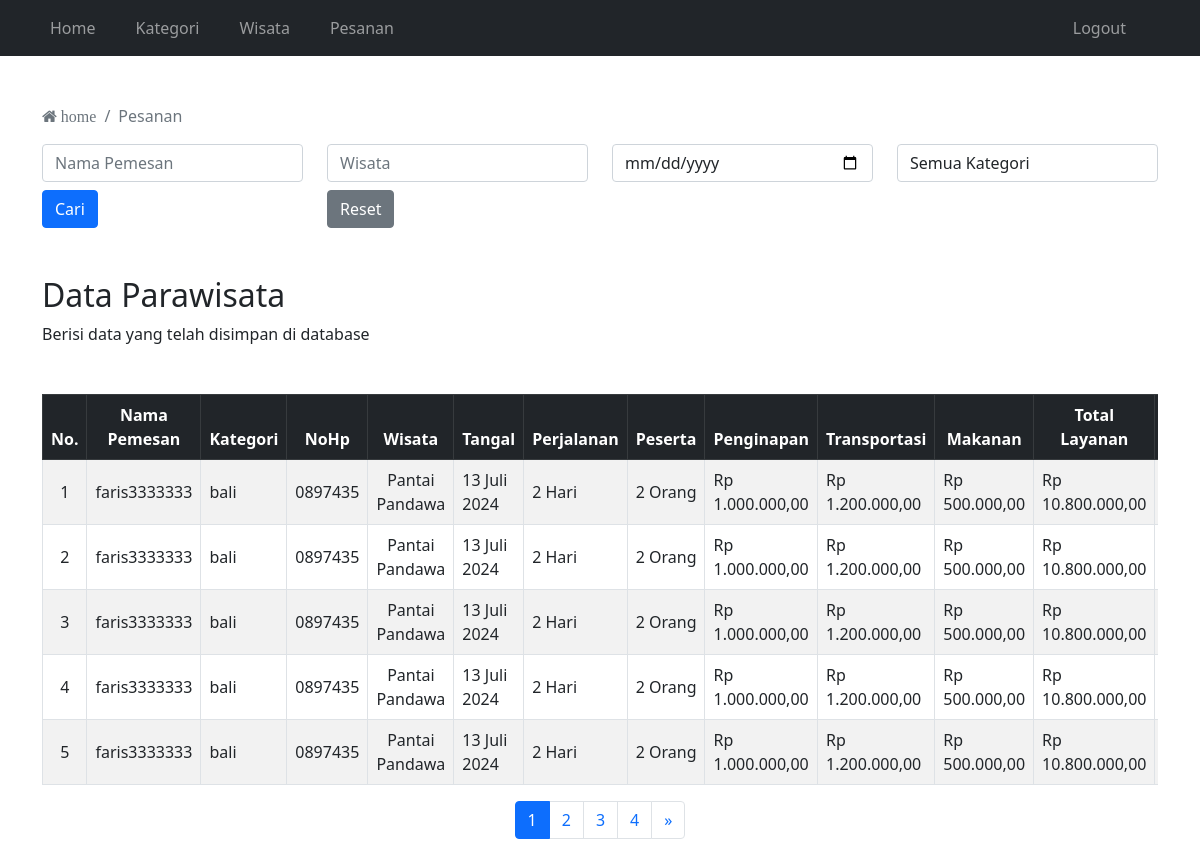
The app's page /adminpanel/tiket-pesanan.php (signed in) with its own data.
### tables this page shows
CREATE TABLE `pesanan` (
  `id` int(11) NOT NULL,
  `nama_pemesan` varchar(255) NOT NULL,
  `no_hp` varchar(20) NOT NULL,
  `nama_wisata` varchar(255) NOT NULL,
  `tanggal` date NOT NULL,
  `durasi` int(11) NOT NULL,
  `jumlah_peserta` int(11) NOT NULL,
  `penginapan` int(11) DEFAULT NULL,
  `transportasi` int(11) DEFAULT NULL,
  `makanan` int(11) DEFAULT NULL,
  `total_tagihan` int(11) NOT NULL,
  `kategori_id` int(11) DEFAULT NULL,
  `total_layanan` int(255) NOT NULL
);

CREATE TABLE `kategori` (
  `id` int(11) NOT NULL,
  `nama` varchar(255) NOT NULL
);

### adminpanel/tiket-pesanan.php (the view, shortened to what this page needs)
<?php
    require "../koneksi.php";
    $items_per_page = 5;
    $page = isset($_GET['page']) ? (int)$_GET['page'] : 1;
    $offset = ($page - 1) * $items_per_page;
    $sql = "SELECT p.*, k.nama AS kategori_nama
            FROM pesanan p
            LEFT JOIN kategori k ON p.kategori_id = k.id";
    $sql_count = $sql;
    $sql .= " LIMIT $offset, $items_per_page";
    $querypesanan = mysqli_query($conn, $sql);
    $jumlahpesanan = mysqli_num_rows($querypesanan);
    $result_count = mysqli_query($conn, $sql_count);
    $total_records = mysqli_num_rows($result_count);
    $total_pages = ceil($total_records / $items_per_page);
    function formatTanggal($tanggal) {
        $bulan = array(
            1 => 'Januari',
            'Februari',
            'Maret',
            'April',
            'Mei',
            'Juni',
            'Juli',
            'Agustus',
            'September',
            'Oktober',
            'November',
            'Desember'
        );
        $split = explode('-', $tanggal);
        return $split[2] . ' ' . $bulan[(int)$split[1]] . ' ' . $split[0];
    }
?>
<!DOCTYPE html>
<html lang="en">
<head>
    <link href="../css-boostrap/bootstrap.min.css" rel="stylesheet" />
    <link rel="stylesheet" href="../fontawesome/css/font-awesome.min.css">
</head>
<body>
    <?php require './navbar.php'?>
    <div class="container mt-5">
        <nav aria-label="breadcrumb">
            <ol class="breadcrumb">
                <li class="breadcrumb-item active" aria-current="page">
                    <a href="../adminpanel/" class="no-decoration text-muted"><i class="fa fa-home" aria-hidden="true"> home</i></a>
                </li>
                <li class="breadcrumb-item active" aria-current="page">
                    Pesanan
                </li>
            </ol>
        </nav>
        <form method="GET" class="mb-3">
            <div class="row">
                <div class="col-md-3">
                    <input type="text" name="nama_pemesan" class="form-control" placeholder="Nama Pemesan" value="<?= isset($_GET['nama_pemesan']) ? $_GET['nama_pemesan'] : '' ?>">
                </div>
                <div class="col-md-3">
                    <input type="text" name="nama_wisata" class="form-control" placeholder="Wisata" value="<?= isset($_GET['nama_wisata']) ? $_GET['nama_wisata'] : '' ?>">
                </div>
                <div class="col-md-3">
                    <input type="date" name="tanggal" class="form-control" placeholder="Tanggal" value="<?= isset($_GET['tanggal']) ? $_GET['tanggal'] : '' ?>">
                </div>
                <div class="col-md-3">
                    <select name="kategori_id" class="form-control">
                        <option value="">Semua Kategori</option>
                    </select>
                </div>
                <div class="col-md-3 mt-2">
                    <button type="submit" class="btn btn-primary">Cari</button>
                </div>
                <div class="col-md-3 mt-2">
                    <a href="tiket-pesanan.php" class="btn btn-secondary">Reset</a>
                </div>
            </div>
        </form>
        <div class="my-5 col-12 col-md-6">
            <h2>Data Parawisata</h2>
            <p>Berisi data yang telah disimpan di database</p>
        </div>
        <div class="table-responsive mt-2 center-table">
                <table class="table table-bordered table-striped">
                    <thead class="table-dark">
                        <tr>
                            <th class="text-center">No.</th>
                            <th class="text-center">Nama Pemesan</th>
                            <th class="text-center">Kategori</th>
                            <th class="text-center">NoHp</th>
                            <th class="text-center">Wisata</th>
                            <th class="text-center">Tangal</th>
                            <th class="text-center">Perjalanan</th>
                            <th class="text-center">Peserta</th>
                            <th class="text-center">Penginapan</th>
                            <th class="text-center">Transportasi</th>
                            <th class="text-center">Makanan</th>
                            <th class="text-center">Total Layanan</th>
                            <th class="text-center">Total Tagihan</th>
                        </tr>
                    </thead>
                    <tbody>
                        <?php
                            if($jumlahpesanan == 0){
                                echo '<tr><td colspan="14" class="text-center align-middle">Data Wisata Tidak tersedia</td></tr>';
                            } else {
                                $jumlah = 1 + $offset;
                                while($pesanan = mysqli_fetch_array($querypesanan)) {
                                    echo '<tr>';
                                    echo '<td class="text-center align-middle">' . $jumlah . '</td>';
                                    echo '<td class="align-middle">' . $pesanan['nama_pemesan'] . '</td>';
                                    echo '<td class="align-middle">' . ($pesanan['kategori_nama'] ? $pesanan['kategori_nama'] : 'N/A') . '</td>';
                                    echo '<td class="align-middle">' . $pesanan['no_hp'] . '</td>';
                                    echo '<td class="align-middle text-center">' . $pesanan['nama_wisata'] . '</td>';
                                    echo '<td class="align-middle">' . formatTanggal($pesanan['tanggal']) . '</td>';
                                    echo '<td class="align-middle">' . $pesanan['durasi'] . ' Hari</td>';
                                    echo '<td class="align-middle">' . $pesanan['jumlah_peserta'] . ' Orang</td>';
                                    echo '<td class="card-text price">Rp ' . number_format($pesanan['penginapan'], 2, ',', '.') . '</td>';
                                    echo '<td class="card-text price">Rp ' . number_format($pesanan['transportasi'], 2, ',', '.') . '</td>';
                                    echo '<td class="card-text price">Rp ' . number_format($pesanan['makanan'], 2, ',', '.') . '</td>';
                                    echo '<td class="card-text price">Rp ' . number_format($pesanan['total_layanan'], 2, ',', '.') . '</td>';
                                    echo '<td class="card-text price">Rp ' . number_format($pesanan['total_tagihan'], 2, ',', '.') . '</td>';
                                    echo '</tr>';
                                    $jumlah++;
                                }
                            }
                        ?>
                    </tbody>
                </table>
             </div>
            <nav aria-label="Page navigation">
                <ul class="pagination justify-content-center">
                    <?php
                    $total_links = 5;
                    $start = max(1, $page - floor($total_links / 2));
                    $end = min($total_pages, $start + $total_links - 1);
                    if ($end - $start < $total_links - 1) {
                        $start = max(1, $end - $total_links + 1);
                    }
                    if ($page > 1): ?>
                    <?php endif;
                    for ($i = $start; $i <= $end; $i++): ?>
                        <li class="page-item <?= $i == $page ? 'active' : '' ?>">
                            <a class="page-link" href="?page=<?= $i . (isset($_GET['nama_pemesan']) ? '&nama_pemesan=' . $_GET['nama_pemesan'] : '') .
                                (isset($_GET['nama_wisata']) ? '&nama_wisata=' . $_GET['nama_wisata'] : '') .
                                (isset($_GET['tanggal']) ? '&tanggal=' . $_GET['tanggal'] : '') .
                                (isset($_GET['kategori_id']) ? '&kategori_id=' . $_GET['kategori_id'] : '') ?>">
                                <?= $i ?>
                            </a>
                        </li>
                    <?php endfor;
                    if ($page < $total_pages): ?>
                        <li class="page-item">
                            <a class="page-link" href="?page=<?= $page + 1 . (isset($_GET['nama_pemesan']) ? '&nama_pemesan=' . $_GET['nama_pemesan'] : '') .
                                (isset($_GET['nama_wisata']) ? '&nama_wisata=' . $_GET['nama_wisata'] : '') .
                                (isset($_GET['tanggal']) ? '&tanggal=' . $_GET['tanggal'] : '') .
                                (isset($_GET['kategori_id']) ? '&kategori_id=' . $_GET['kategori_id'] : '') ?>" aria-label="Next">
                                <span aria-hidden="true">&raquo;</span>
                            </a>
                        </li>
                    <?php endif; ?>
                </ul>
            </nav>
    </div>
</body>
</html>

### records on screen
pesanan: nama_pemesan "faris3333333", kategori.nama "bali", no_hp "0897435", nama_wisata "Pantai Pandawa", tanggal "13 Juli 2024", durasi "2", jumlah_peserta "2", penginapan "1.000.000,00", transportasi "1.200.000,00", makanan "500.000,00", total_layanan "10.800.000,00"
pesanan: nama_pemesan "faris3333333", kategori.nama "bali", no_hp "0897435", nama_wisata "Pantai Pandawa", tanggal "13 Juli 2024", durasi "2", jumlah_peserta "2", penginapan "1.000.000,00", transportasi "1.200.000,00", makanan "500.000,00", total_layanan "10.800.000,00"
pesanan: nama_pemesan "faris3333333", kategori.nama "bali", no_hp "0897435", nama_wisata "Pantai Pandawa", tanggal "13 Juli 2024", durasi "2", jumlah_peserta "2", penginapan "1.000.000,00", transportasi "1.200.000,00", makanan "500.000,00", total_layanan "10.800.000,00"
pesanan: nama_pemesan "faris3333333", kategori.nama "bali", no_hp "0897435", nama_wisata "Pantai Pandawa", tanggal "13 Juli 2024", durasi "2", jumlah_peserta "2", penginapan "1.000.000,00", transportasi "1.200.000,00", makanan "500.000,00", total_layanan "10.800.000,00"
pesanan: nama_pemesan "faris3333333", kategori.nama "bali", no_hp "0897435", nama_wisata "Pantai Pandawa", tanggal "13 Juli 2024", durasi "2", jumlah_peserta "2", penginapan "1.000.000,00", transportasi "1.200.000,00", makanan "500.000,00", total_layanan "10.800.000,00"
